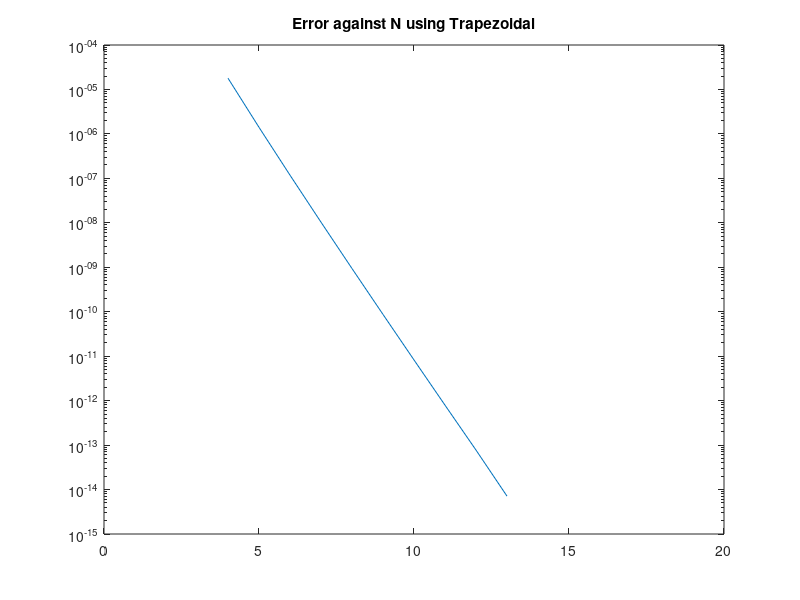

This figure's MATLAB source:
clc
clear all

A = 1; B = 0.5;
K = 1-(B/A)^2;
g = @(x) sqrt(1-K*(sin(x)^2));
a = 0; b = pi/2;
%n = 4:20;
Nt = 4:20;
l = size(Nt,2);
Sol = zeros(l,1);
H = zeros(l,1);

Xexact = 4.84422411027383809921;

% Solution for N
for j = 1:l
    N = Nt(j);
    h = (b-a)/N;
    H(j) = h;
    
    % Trapezoidal rule
    S = 0;
    for i = 1:N+1
        xi = (i-1)*h;
        
        if ((i == 1) || (i == N+1))
            S = S + g(xi);
        else
            S = S + 2*g(xi);

        end
    end

    S = 4*A*S*h/2;
    
    Sol(j) = S;
end

% error
error = abs(Sol - Xexact);

% plot

semilogy(Nt,error)
title('Error against N using Trapezoidal')

